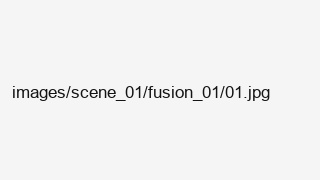
#> input picture images/scene_01/fusion_01/01.jpg, 320 x 180 px
$ python downscale_rgb.py scene_01/fusion_01/01.jpg --output out.png
#> lines starting #> are read from the running program, lines starting #| are printed output that depends on the picture
#!/usr/bin/env python3

import argparse
from pathlib import Path

import cv2


def downscale(src: Path, dst: Path):
    image = cv2.imread(str(src), cv2.IMREAD_UNCHANGED)
#> image is the input picture: shape (180, 320, 3); min 14, max 252, mean 241.6

    if image is None:
        print(f"Skipping unreadable image: {src}")
        return

    height, width = image.shape[:2]
#> height = 180; width = 320

    resized = cv2.resize(
        image,
        (round(width / 2), round(height / 2)),
        interpolation=cv2.INTER_AREA
    )
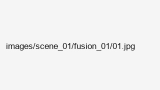
#> resized: shape (90, 160, 3); min 43, max 247, mean 241.7

    dst.parent.mkdir(parents=True, exist_ok=True)

    if not cv2.imwrite(str(dst), resized, [cv2.IMWRITE_JPEG_QUALITY, 95]):
        print(f"Failed to save: {dst}")
        return

    print(f"{src.name}: {width}x{height} -> "
          f"{resized.shape[1]}x{resized.shape[0]} -> {dst}")
#| 01.jpg: 320x180 -> 160x90 -> out.png


def main():
    parser = argparse.ArgumentParser(
        description="Downscale RGB images to half size"
    )
    parser.add_argument("input", type=Path)
    parser.add_argument("-o", "--output", type=Path, required=True)

    args = parser.parse_args()

    if not args.input.exists():
        parser.error(f"Input does not exist: {args.input}")

    if args.input.is_file():
        downscale(args.input, args.output)

    elif args.input.is_dir():
        extensions = {".png", ".jpg", ".jpeg", ".bmp"}

        for src in sorted(args.input.rglob("*")):
            if src.is_file() and src.suffix.lower() in extensions:
                if not src.stem.endswith("_half"):
                    dst = args.output / f"{src.stem}_half.jpg"
                    downscale(src, dst)


if __name__ == "__main__":
    main()
